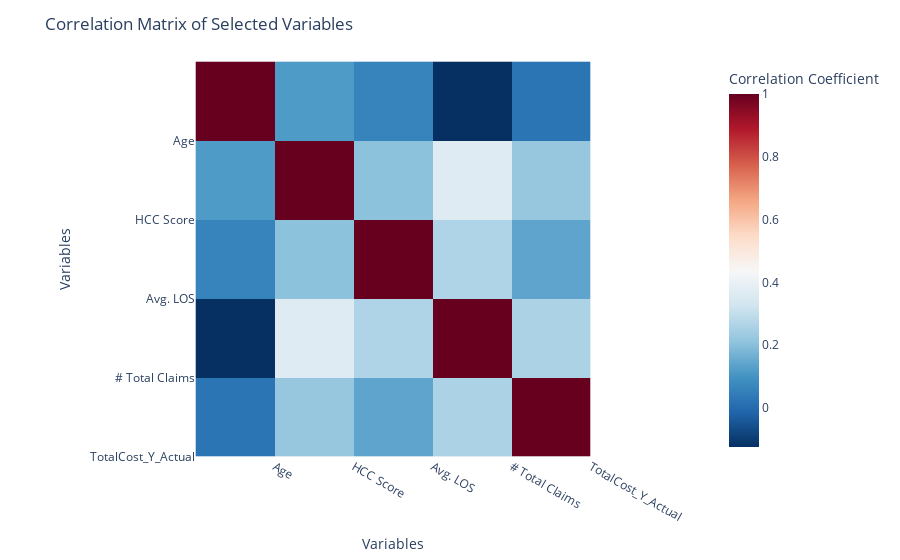

The notebook cell saved with this chart:
### Code cell
#7. Heatmap of Correlation Matrix
import numpy as np

# Select relevant columns for correlation matrix
cols = ["Age", "HCC Score", "Avg. LOS", "# Total Claims", "TotalCost_Y_Actual"]
corr_matrix = df_final[cols].corr()

# Create heatmap of correlation matrix
fig = px.imshow(corr_matrix, color_continuous_scale='RdBu_r', 
                labels=dict(x="Variables", y="Variables", color="Correlation Coefficient"))
fig.update_layout(title='Correlation Matrix of Selected Variables',
                  xaxis=dict(tickvals=np.arange(0.5, len(cols), 1),
                             ticktext=list(cols)),
                  yaxis=dict(tickvals=np.arange(0.5, len(cols), 1),
                             ticktext=list(cols)))
fig.show()

### Figure 1 — Plotly figure (JSON) as saved in the notebook; plotly's stock layout.template omitted (floating-point values rounded to 4 significant figures)
{"data": [{"coloraxis": "coloraxis", "hovertemplate": "Variables: %{x}<br>Variables: %{y}<br>Correlation Coefficient: %{z}<extra></extra>", "name": "0", "type": "heatmap", "x": ["Age", "HCC Score", "Avg. LOS", "# Total Claims", "TotalCost_Y_Actual"], "xaxis": "x", "y": ["Age", "HCC Score", "Avg. LOS", "# Total Claims", "TotalCost_Y_Actual"], "yaxis": "y", "z": [[1, 0.1179, 0.06097, -0.1244, 0.02535], [0.1179, 1, 0.2057, 0.3656, 0.2203], [0.06097, 0.2057, 1, 0.2667, 0.1388], [-0.1244, 0.3656, 0.2667, 1, 0.2571], [0.02535, 0.2203, 0.1388, 0.2571, 1]]}], "layout": {"coloraxis": {"colorbar": {"title": {"text": "Correlation Coefficient"}}, "colorscale": [[0, "rgb(5,48,97)"], [0.1, "rgb(33,102,172)"], [0.2, "rgb(67,147,195)"], [0.3, "rgb(146,197,222)"], [0.4, "rgb(209,229,240)"], [0.5, "rgb(247,247,247)"], [0.6, "rgb(253,219,199)"], [0.7, "rgb(244,165,130)"], [0.8, "rgb(214,96,77)"], [0.9, "rgb(178,24,43)"], [1, "rgb(103,0,31)"]]}, "margin": {"t": 60}, "title": {"text": "Correlation Matrix of Selected Variables"}, "xaxis": {"anchor": "y", "constrain": "domain", "domain": [0, 1], "scaleanchor": "y", "ticktext": ["Age", "HCC Score", "Avg. LOS", "# Total Claims", "TotalCost_Y_Actual"], "tickvals": [0.5, 1.5, 2.5, 3.5, 4.5], "title": {"text": "Variables"}}, "yaxis": {"anchor": "x", "autorange": "reversed", "constrain": "domain", "domain": [0, 1], "ticktext": ["Age", "HCC Score", "Avg. LOS", "# Total Claims", "TotalCost_Y_Actual"], "tickvals": [0.5, 1.5, 2.5, 3.5, 4.5], "title": {"text": "Variables"}}}}
